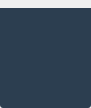
<?xml version="1.0" encoding="UTF-8"?>
<ui version="4.0">
 <class>MenuMain</class>
 <widget class="QWidget" name="MenuMain">
  <property name="geometry">
   <rect>
    <x>0</x>
    <y>0</y>
    <width>91</width>
    <height>108</height>
   </rect>
  </property>
  <property name="font">
   <font>
    <family>Open Sans</family>
    <pointsize>9</pointsize>
    <weight>50</weight>
    <bold>false</bold>
   </font>
  </property>
  <property name="mouseTracking">
   <bool>false</bool>
  </property>
  <property name="windowTitle">
   <string notr="true">Form</string>
  </property>
  <property name="styleSheet">
   <string notr="true">QListView {
    show-decoration-selected: 1; /* make the selection span the entire width of the view */
	outline: none;
}

QListView::item:alternate {
    background: #EEEEEE;
	outline: none;
}

QListView::item:selected {
    background: #2980b9;
	border-radius: 3px;
	outline: none;
}

QListView::item:selected:!active {
    /*background: qlineargradient(x1: 0, y1: 0, x2: 0, y2: 1,
                                stop: 0 #ABAFE5, stop: 1 #8588B2);*/
	outline: none;
}

QListView::item:selected:active {
    /*background: qlineargradient(x1: 0, y1: 0, x2: 0, y2: 1,
                                stop: 0 #6a6ea9, stop: 1 #888dd9);*/
	outline: none;
}

QListView::item:hover {
    background: #34495e;
	color: #2980b9;
	border-radius: 3px;
	outline: none;
}

QListView::item {
	height: 21px;
	color: #ecf0f1;
}</string>
  </property>
  <widget class="QLabel" name="label_arrow_left">
   <property name="geometry">
    <rect>
     <x>16</x>
     <y>0</y>
     <width>16</width>
     <height>8</height>
    </rect>
   </property>
   <property name="mouseTracking">
    <bool>true</bool>
   </property>
   <property name="text">
    <string notr="true"/>
   </property>
   <property name="pixmap">
    <pixmap resource="../../Design/design.qrc">:/Menu/arrow</pixmap>
   </property>
  </widget>
  <widget class="QListWidget" name="listWidget">
   <property name="geometry">
    <rect>
     <x>0</x>
     <y>8</y>
     <width>91</width>
     <height>100</height>
    </rect>
   </property>
   <property name="font">
    <font>
     <family>Open Sans</family>
     <weight>50</weight>
     <bold>false</bold>
    </font>
   </property>
   <property name="mouseTracking">
    <bool>false</bool>
   </property>
   <property name="styleSheet">
    <string notr="true">background-color: #2C3E50;
border-radius: 3px;
border-top-left-radius: 0px;
border-top-right-radius: 0px;</string>
   </property>
   <property name="frameShadow">
    <enum>QFrame::Plain</enum>
   </property>
   <property name="lineWidth">
    <number>0</number>
   </property>
   <property name="sizeAdjustPolicy">
    <enum>QAbstractScrollArea::AdjustIgnored</enum>
   </property>
   <property name="alternatingRowColors">
    <bool>false</bool>
   </property>
   <property name="selectionBehavior">
    <enum>QAbstractItemView::SelectItems</enum>
   </property>
   <property name="textElideMode">
    <enum>Qt::ElideRight</enum>
   </property>
   <property name="verticalScrollMode">
    <enum>QAbstractItemView::ScrollPerPixel</enum>
   </property>
   <property name="horizontalScrollMode">
    <enum>QAbstractItemView::ScrollPerPixel</enum>
   </property>
   <property name="movement">
    <enum>QListView::Snap</enum>
   </property>
   <property name="flow">
    <enum>QListView::TopToBottom</enum>
   </property>
   <property name="isWrapping" stdset="0">
    <bool>false</bool>
   </property>
   <property name="resizeMode">
    <enum>QListView::Adjust</enum>
   </property>
   <property name="layoutMode">
    <enum>QListView::SinglePass</enum>
   </property>
   <property name="spacing">
    <number>3</number>
   </property>
   <property name="viewMode">
    <enum>QListView::ListMode</enum>
   </property>
   <property name="uniformItemSizes">
    <bool>true</bool>
   </property>
   <property name="wordWrap">
    <bool>true</bool>
   </property>
   <property name="selectionRectVisible">
    <bool>true</bool>
   </property>
  </widget>
  <widget class="QLabel" name="label_arrow_right">
   <property name="geometry">
    <rect>
     <x>60</x>
     <y>0</y>
     <width>16</width>
     <height>8</height>
    </rect>
   </property>
   <property name="mouseTracking">
    <bool>true</bool>
   </property>
   <property name="text">
    <string notr="true"/>
   </property>
   <property name="pixmap">
    <pixmap resource="../../Design/design.qrc">:/Menu/arrow</pixmap>
   </property>
  </widget>
 </widget>
 <resources>
  <include location="../../Design/design.qrc"/>
 </resources>
 <connections/>
</ui>
